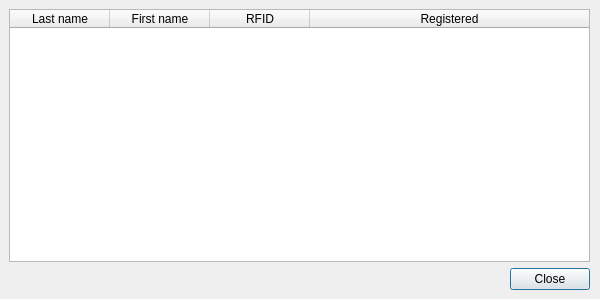
<?xml version="1.0" encoding="UTF-8"?>
<ui version="4.0">
 <class>Dialog</class>
 <widget class="QDialog" name="Dialog">
  <property name="geometry">
   <rect>
    <x>0</x>
    <y>0</y>
    <width>600</width>
    <height>299</height>
   </rect>
  </property>
  <property name="windowTitle">
   <string>Dialog</string>
  </property>
  <widget class="QWidget" name="verticalLayoutWidget">
   <property name="geometry">
    <rect>
     <x>9</x>
     <y>9</y>
     <width>581</width>
     <height>281</height>
    </rect>
   </property>
   <layout class="QVBoxLayout" name="mainLayout">
    <item>
     <widget class="QTableWidget" name="tableVisitors">
      <property name="sizePolicy">
       <sizepolicy hsizetype="Expanding" vsizetype="Expanding">
        <horstretch>0</horstretch>
        <verstretch>0</verstretch>
       </sizepolicy>
      </property>
      <property name="editTriggers">
       <set>QAbstractItemView::NoEditTriggers</set>
      </property>
      <property name="selectionBehavior">
       <enum>QAbstractItemView::SelectRows</enum>
      </property>
      <attribute name="horizontalHeaderMinimumSectionSize">
       <number>60</number>
      </attribute>
      <attribute name="horizontalHeaderStretchLastSection">
       <bool>true</bool>
      </attribute>
      <column>
       <property name="text">
        <string>Last name</string>
       </property>
      </column>
      <column>
       <property name="text">
        <string>First name</string>
       </property>
      </column>
      <column>
       <property name="text">
        <string>RFID</string>
       </property>
      </column>
      <column>
       <property name="text">
        <string>Registered</string>
       </property>
      </column>
     </widget>
    </item>
    <item>
     <layout class="QHBoxLayout" name="horizontalLayout">
      <item>
       <spacer name="horizontalSpacer">
        <property name="orientation">
         <enum>Qt::Horizontal</enum>
        </property>
        <property name="sizeHint" stdset="0">
         <size>
          <width>40</width>
          <height>20</height>
         </size>
        </property>
       </spacer>
      </item>
      <item>
       <widget class="QPushButton" name="buttonClose">
        <property name="text">
         <string>Close</string>
        </property>
       </widget>
      </item>
     </layout>
    </item>
   </layout>
  </widget>
 </widget>
 <resources/>
 <connections/>
</ui>
